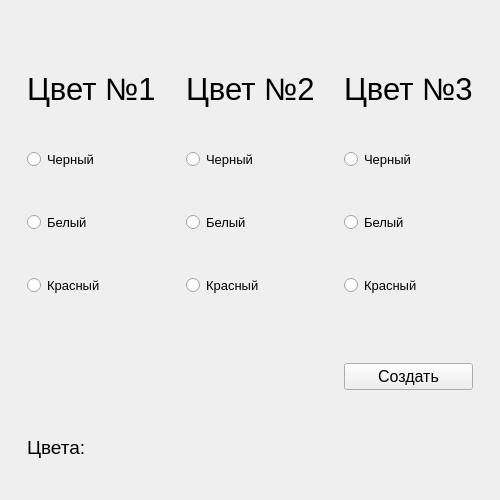
<?xml version="1.0" encoding="UTF-8"?>
<ui version="4.0">
 <class>widget</class>
 <widget class="QWidget" name="widget">
  <property name="geometry">
   <rect>
    <x>0</x>
    <y>0</y>
    <width>500</width>
    <height>500</height>
   </rect>
  </property>
  <property name="minimumSize">
   <size>
    <width>0</width>
    <height>0</height>
   </size>
  </property>
  <property name="maximumSize">
   <size>
    <width>100000</width>
    <height>100000</height>
   </size>
  </property>
  <property name="windowTitle">
   <string>Текстовый флаг</string>
  </property>
  <widget class="QWidget" name="">
   <property name="geometry">
    <rect>
     <x>10</x>
     <y>10</y>
     <width>481</width>
     <height>481</height>
    </rect>
   </property>
   <layout class="QGridLayout" name="gridLayout">
    <item row="1" column="4" rowspan="3">
     <spacer name="horizontalSpacer_2">
      <property name="orientation">
       <enum>Qt::Horizontal</enum>
      </property>
      <property name="sizeHint" stdset="0">
       <size>
        <width>40</width>
        <height>20</height>
       </size>
      </property>
     </spacer>
    </item>
    <item row="0" column="0" rowspan="7">
     <spacer name="horizontalSpacer_3">
      <property name="orientation">
       <enum>Qt::Horizontal</enum>
      </property>
      <property name="sizeHint" stdset="0">
       <size>
        <width>40</width>
        <height>20</height>
       </size>
      </property>
     </spacer>
    </item>
    <item row="1" column="1">
     <layout class="QVBoxLayout" name="verticalLayout">
      <item>
       <spacer name="verticalSpacer_3">
        <property name="orientation">
         <enum>Qt::Vertical</enum>
        </property>
        <property name="sizeHint" stdset="0">
         <size>
          <width>20</width>
          <height>40</height>
         </size>
        </property>
       </spacer>
      </item>
      <item>
       <widget class="QLabel" name="label">
        <property name="font">
         <font>
          <pointsize>23</pointsize>
         </font>
        </property>
        <property name="text">
         <string>Цвет №1</string>
        </property>
       </widget>
      </item>
      <item>
       <spacer name="verticalSpacer_4">
        <property name="orientation">
         <enum>Qt::Vertical</enum>
        </property>
        <property name="sizeHint" stdset="0">
         <size>
          <width>20</width>
          <height>40</height>
         </size>
        </property>
       </spacer>
      </item>
      <item>
       <widget class="QRadioButton" name="r11">
        <property name="font">
         <font>
          <pointsize>10</pointsize>
         </font>
        </property>
        <property name="text">
         <string>Черный</string>
        </property>
       </widget>
      </item>
      <item>
       <spacer name="verticalSpacer">
        <property name="orientation">
         <enum>Qt::Vertical</enum>
        </property>
        <property name="sizeHint" stdset="0">
         <size>
          <width>20</width>
          <height>40</height>
         </size>
        </property>
       </spacer>
      </item>
      <item>
       <widget class="QRadioButton" name="r12">
        <property name="font">
         <font>
          <pointsize>10</pointsize>
         </font>
        </property>
        <property name="text">
         <string>Белый</string>
        </property>
       </widget>
      </item>
      <item>
       <spacer name="verticalSpacer_2">
        <property name="orientation">
         <enum>Qt::Vertical</enum>
        </property>
        <property name="sizeHint" stdset="0">
         <size>
          <width>20</width>
          <height>40</height>
         </size>
        </property>
       </spacer>
      </item>
      <item>
       <widget class="QRadioButton" name="r13">
        <property name="font">
         <font>
          <pointsize>10</pointsize>
         </font>
        </property>
        <property name="text">
         <string>Красный</string>
        </property>
       </widget>
      </item>
      <item>
       <spacer name="verticalSpacer_5">
        <property name="orientation">
         <enum>Qt::Vertical</enum>
        </property>
        <property name="sizeHint" stdset="0">
         <size>
          <width>20</width>
          <height>40</height>
         </size>
        </property>
       </spacer>
      </item>
     </layout>
    </item>
    <item row="5" column="1" colspan="5">
     <widget class="QLabel" name="lb">
      <property name="minimumSize">
       <size>
        <width>0</width>
        <height>50</height>
       </size>
      </property>
      <property name="font">
       <font>
        <pointsize>14</pointsize>
       </font>
      </property>
      <property name="text">
       <string>Цвета:</string>
      </property>
     </widget>
    </item>
    <item row="1" column="2" rowspan="3">
     <spacer name="horizontalSpacer">
      <property name="orientation">
       <enum>Qt::Horizontal</enum>
      </property>
      <property name="sizeHint" stdset="0">
       <size>
        <width>40</width>
        <height>20</height>
       </size>
      </property>
     </spacer>
    </item>
    <item row="0" column="6" rowspan="7">
     <spacer name="horizontalSpacer_4">
      <property name="orientation">
       <enum>Qt::Horizontal</enum>
      </property>
      <property name="sizeHint" stdset="0">
       <size>
        <width>40</width>
        <height>20</height>
       </size>
      </property>
     </spacer>
    </item>
    <item row="3" column="5">
     <widget class="QPushButton" name="pb">
      <property name="font">
       <font>
        <pointsize>12</pointsize>
       </font>
      </property>
      <property name="text">
       <string>Создать</string>
      </property>
     </widget>
    </item>
    <item row="1" column="5">
     <layout class="QVBoxLayout" name="verticalLayout_3">
      <item>
       <spacer name="verticalSpacer_11">
        <property name="orientation">
         <enum>Qt::Vertical</enum>
        </property>
        <property name="sizeHint" stdset="0">
         <size>
          <width>20</width>
          <height>40</height>
         </size>
        </property>
       </spacer>
      </item>
      <item>
       <widget class="QLabel" name="label_3">
        <property name="font">
         <font>
          <pointsize>23</pointsize>
         </font>
        </property>
        <property name="text">
         <string>Цвет №3</string>
        </property>
       </widget>
      </item>
      <item>
       <spacer name="verticalSpacer_12">
        <property name="orientation">
         <enum>Qt::Vertical</enum>
        </property>
        <property name="sizeHint" stdset="0">
         <size>
          <width>20</width>
          <height>40</height>
         </size>
        </property>
       </spacer>
      </item>
      <item>
       <widget class="QRadioButton" name="r31">
        <property name="font">
         <font>
          <pointsize>10</pointsize>
         </font>
        </property>
        <property name="text">
         <string>Черный</string>
        </property>
       </widget>
      </item>
      <item>
       <spacer name="verticalSpacer_13">
        <property name="orientation">
         <enum>Qt::Vertical</enum>
        </property>
        <property name="sizeHint" stdset="0">
         <size>
          <width>20</width>
          <height>40</height>
         </size>
        </property>
       </spacer>
      </item>
      <item>
       <widget class="QRadioButton" name="r32">
        <property name="font">
         <font>
          <pointsize>10</pointsize>
         </font>
        </property>
        <property name="text">
         <string>Белый</string>
        </property>
       </widget>
      </item>
      <item>
       <spacer name="verticalSpacer_14">
        <property name="orientation">
         <enum>Qt::Vertical</enum>
        </property>
        <property name="sizeHint" stdset="0">
         <size>
          <width>20</width>
          <height>40</height>
         </size>
        </property>
       </spacer>
      </item>
      <item>
       <widget class="QRadioButton" name="r33">
        <property name="font">
         <font>
          <pointsize>10</pointsize>
         </font>
        </property>
        <property name="text">
         <string>Красный</string>
        </property>
       </widget>
      </item>
      <item>
       <spacer name="verticalSpacer_15">
        <property name="orientation">
         <enum>Qt::Vertical</enum>
        </property>
        <property name="sizeHint" stdset="0">
         <size>
          <width>20</width>
          <height>40</height>
         </size>
        </property>
       </spacer>
      </item>
     </layout>
    </item>
    <item row="6" column="1" colspan="5">
     <spacer name="verticalSpacer_16">
      <property name="orientation">
       <enum>Qt::Vertical</enum>
      </property>
      <property name="sizeHint" stdset="0">
       <size>
        <width>20</width>
        <height>40</height>
       </size>
      </property>
     </spacer>
    </item>
    <item row="0" column="1" colspan="5">
     <spacer name="verticalSpacer_17">
      <property name="orientation">
       <enum>Qt::Vertical</enum>
      </property>
      <property name="sizeHint" stdset="0">
       <size>
        <width>20</width>
        <height>40</height>
       </size>
      </property>
     </spacer>
    </item>
    <item row="1" column="3">
     <layout class="QVBoxLayout" name="verticalLayout_2">
      <item>
       <spacer name="verticalSpacer_10">
        <property name="orientation">
         <enum>Qt::Vertical</enum>
        </property>
        <property name="sizeHint" stdset="0">
         <size>
          <width>20</width>
          <height>40</height>
         </size>
        </property>
       </spacer>
      </item>
      <item>
       <widget class="QLabel" name="label_2">
        <property name="font">
         <font>
          <pointsize>23</pointsize>
         </font>
        </property>
        <property name="text">
         <string>Цвет №2</string>
        </property>
       </widget>
      </item>
      <item>
       <spacer name="verticalSpacer_7">
        <property name="orientation">
         <enum>Qt::Vertical</enum>
        </property>
        <property name="sizeHint" stdset="0">
         <size>
          <width>20</width>
          <height>40</height>
         </size>
        </property>
       </spacer>
      </item>
      <item>
       <widget class="QRadioButton" name="r21">
        <property name="font">
         <font>
          <pointsize>10</pointsize>
         </font>
        </property>
        <property name="text">
         <string>Черный</string>
        </property>
       </widget>
      </item>
      <item>
       <spacer name="verticalSpacer_8">
        <property name="orientation">
         <enum>Qt::Vertical</enum>
        </property>
        <property name="sizeHint" stdset="0">
         <size>
          <width>20</width>
          <height>40</height>
         </size>
        </property>
       </spacer>
      </item>
      <item>
       <widget class="QRadioButton" name="r22">
        <property name="font">
         <font>
          <pointsize>10</pointsize>
         </font>
        </property>
        <property name="text">
         <string>Белый</string>
        </property>
       </widget>
      </item>
      <item>
       <spacer name="verticalSpacer_9">
        <property name="orientation">
         <enum>Qt::Vertical</enum>
        </property>
        <property name="sizeHint" stdset="0">
         <size>
          <width>20</width>
          <height>40</height>
         </size>
        </property>
       </spacer>
      </item>
      <item>
       <widget class="QRadioButton" name="r23">
        <property name="font">
         <font>
          <pointsize>10</pointsize>
         </font>
        </property>
        <property name="text">
         <string>Красный</string>
        </property>
       </widget>
      </item>
      <item>
       <spacer name="verticalSpacer_6">
        <property name="orientation">
         <enum>Qt::Vertical</enum>
        </property>
        <property name="sizeHint" stdset="0">
         <size>
          <width>20</width>
          <height>40</height>
         </size>
        </property>
       </spacer>
      </item>
     </layout>
    </item>
    <item row="2" column="5">
     <spacer name="verticalSpacer_18">
      <property name="orientation">
       <enum>Qt::Vertical</enum>
      </property>
      <property name="sizeHint" stdset="0">
       <size>
        <width>20</width>
        <height>40</height>
       </size>
      </property>
     </spacer>
    </item>
    <item row="4" column="5">
     <spacer name="verticalSpacer_19">
      <property name="orientation">
       <enum>Qt::Vertical</enum>
      </property>
      <property name="sizeHint" stdset="0">
       <size>
        <width>20</width>
        <height>40</height>
       </size>
      </property>
     </spacer>
    </item>
   </layout>
  </widget>
 </widget>
 <resources/>
 <connections/>
</ui>
